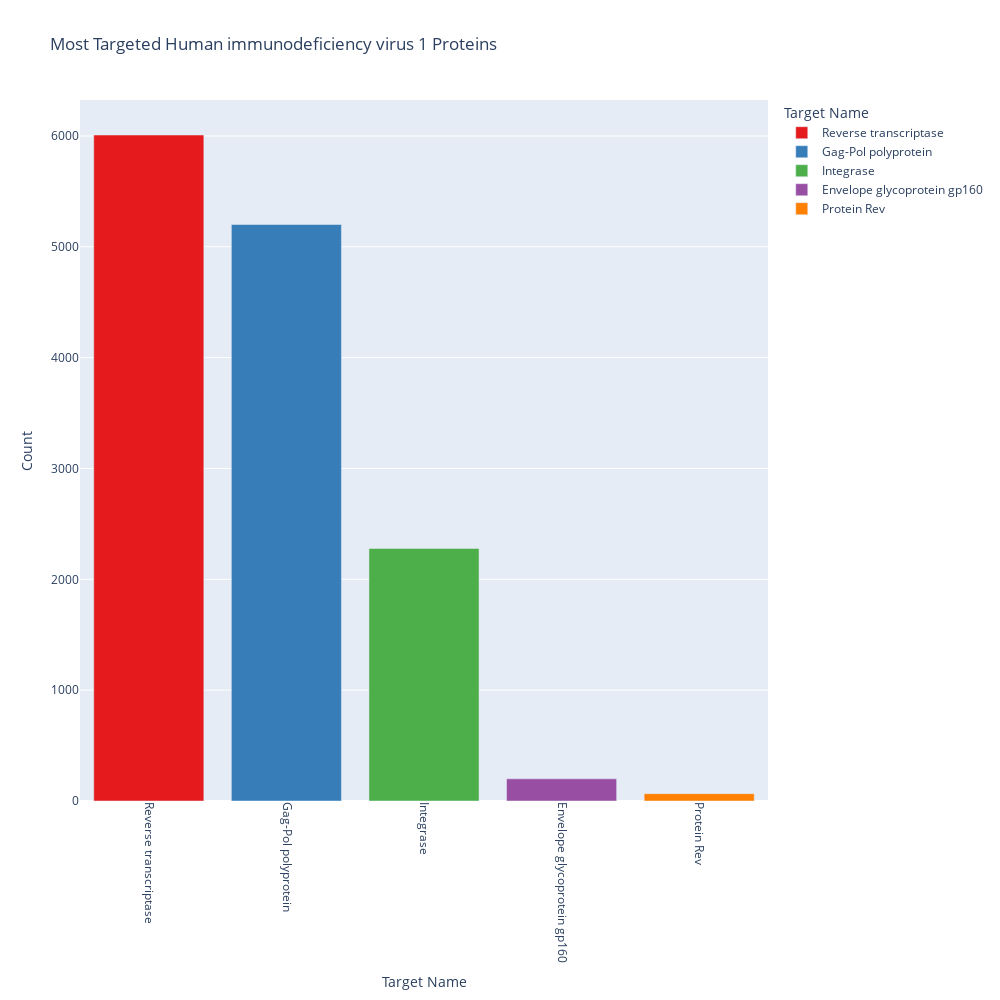

Notebook source saved alongside this figure:
### Code cell
evaluation_utils.plot_most_targeted_proteins_plotly(hiv_condensed)

### Figure 1 — Plotly figure (JSON) as saved in the notebook; plotly's stock layout.template omitted (floating-point values rounded to 4 significant figures)
{"data": [{"alignmentgroup": "True", "hovertemplate": "Target Name=%{x}<br>Count=%{y}<extra></extra>", "legendgroup": "Reverse transcriptase", "marker": {"color": "rgb(228,26,28)", "pattern": {"shape": ""}}, "name": "Reverse transcriptase", "offsetgroup": "Reverse transcriptase", "orientation": "v", "showlegend": true, "textposition": "auto", "type": "bar", "x": ["Reverse transcriptase"], "xaxis": "x", "y": [6008], "yaxis": "y"}, {"alignmentgroup": "True", "hovertemplate": "Target Name=%{x}<br>Count=%{y}<extra></extra>", "legendgroup": "Gag-Pol polyprotein", "marker": {"color": "rgb(55,126,184)", "pattern": {"shape": ""}}, "name": "Gag-Pol polyprotein", "offsetgroup": "Gag-Pol polyprotein", "orientation": "v", "showlegend": true, "textposition": "auto", "type": "bar", "x": ["Gag-Pol polyprotein"], "xaxis": "x", "y": [5201], "yaxis": "y"}, {"alignmentgroup": "True", "hovertemplate": "Target Name=%{x}<br>Count=%{y}<extra></extra>", "legendgroup": "Integrase", "marker": {"color": "rgb(77,175,74)", "pattern": {"shape": ""}}, "name": "Integrase", "offsetgroup": "Integrase", "orientation": "v", "showlegend": true, "textposition": "auto", "type": "bar", "x": ["Integrase"], "xaxis": "x", "y": [2279], "yaxis": "y"}, {"alignmentgroup": "True", "hovertemplate": "Target Name=%{x}<br>Count=%{y}<extra></extra>", "legendgroup": "Envelope glycoprotein gp160", "marker": {"color": "rgb(152,78,163)", "pattern": {"shape": ""}}, "name": "Envelope glycoprotein gp160", "offsetgroup": "Envelope glycoprotein gp160", "orientation": "v", "showlegend": true, "textposition": "auto", "type": "bar", "x": ["Envelope glycoprotein gp160"], "xaxis": "x", "y": [200], "yaxis": "y"}, {"alignmentgroup": "True", "hovertemplate": "Target Name=%{x}<br>Count=%{y}<extra></extra>", "legendgroup": "Protein Rev", "marker": {"color": "rgb(255,127,0)", "pattern": {"shape": ""}}, "name": "Protein Rev", "offsetgroup": "Protein Rev", "orientation": "v", "showlegend": true, "textposition": "auto", "type": "bar", "x": ["Protein Rev"], "xaxis": "x", "y": [66], "yaxis": "y"}], "layout": {"barmode": "relative", "height": 1000, "legend": {"title": {"text": "Target Name"}, "tracegroupgap": 0}, "title": {"text": "Most Targeted Human immunodeficiency virus 1 Proteins"}, "width": 1000, "xaxis": {"anchor": "y", "autorange": true, "categoryarray": ["Reverse transcriptase", "Gag-Pol polyprotein", "Integrase", "Envelope glycoprotein gp160", "Protein Rev"], "categoryorder": "array", "domain": [0, 1], "range": [-0.5, 4.5], "tickangle": 90, "title": {"text": "Target Name"}, "type": "category"}, "yaxis": {"anchor": "x", "autorange": true, "domain": [0, 1], "range": [0, 6324.0], "title": {"text": "Count"}, "type": "linear"}}}
